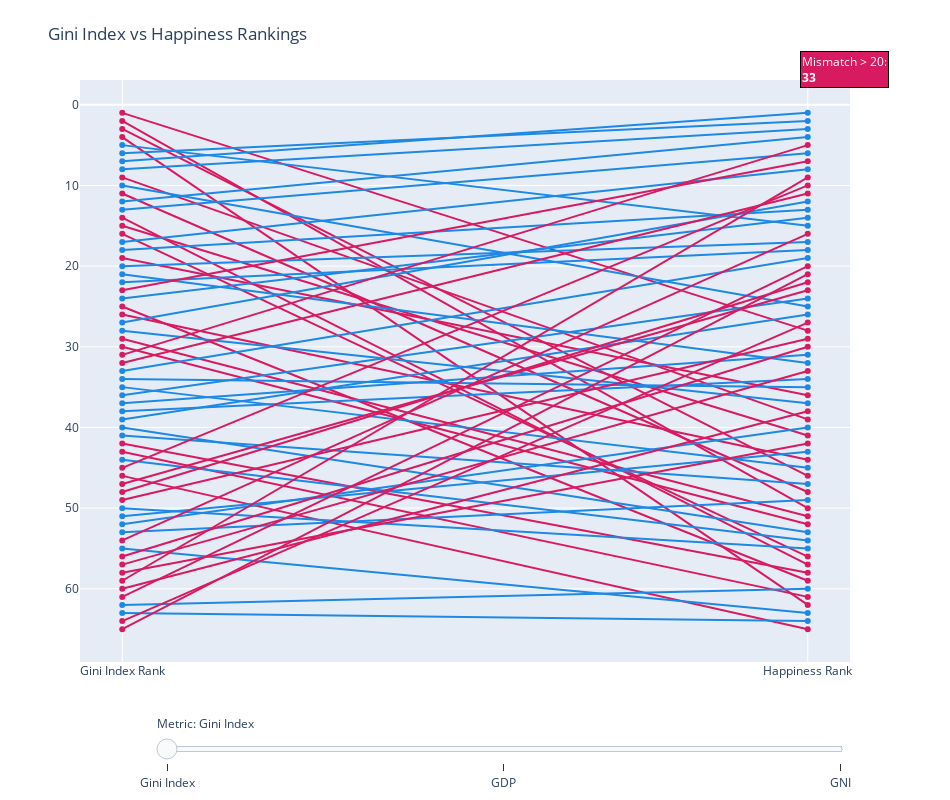

The code cell stored with this chart in its notebook:
### Code cell
import pandas as pd
import plotly.graph_objects as go

df = pd.read_csv('final.csv')
df['Country'] = df['Country'].str.strip()

def prepare_rankings(df, metric_col, ascending_rank):
    df_filtered = df.dropna(subset=[metric_col, 'Happiness']).copy()
    df_filtered = df_filtered.sort_values(by=[metric_col, 'Country'], ascending=[ascending_rank, True])
    df_filtered[f'{metric_col} Rank'] = df_filtered[metric_col].rank(method='first', ascending=ascending_rank).astype(int)
    df_filtered['Happiness Rank'] = df_filtered['Happiness'].rank(method='min', ascending=False).astype(int)
    df_filtered['Mismatch'] = (df_filtered[f'{metric_col} Rank'] - df_filtered['Happiness Rank']).abs()
    return df_filtered

def create_slope_traces(df_metric, metric_col, display_name, mismatch_threshold):
    traces = []
    for _, row in df_metric.iterrows():
        color = '#1E88E5' if row['Mismatch'] <= mismatch_threshold else '#D81B60'
        hovertext = (
            f"{row['Country']}<br>"
            f"{display_name} Rank: {row[f'{metric_col} Rank']}<br>"
            f"Happiness Rank: {row['Happiness Rank']}<br>"
            f"Mismatch: {row['Mismatch']}"
        )
        traces.append(go.Scatter(
            x=[f'{display_name} Rank', 'Happiness Rank'],
            y=[row[f'{metric_col} Rank'], row['Happiness Rank']],
            mode='lines+markers',
            line=dict(color=color, width=2),
            name=row['Country'],
            hoverinfo='text',
            hovertext=hovertext
        ))
    return traces

df_gini = prepare_rankings(df, 'Gini_index', ascending_rank=True)
df_gdp = prepare_rankings(df, 'GDP_current_usd', ascending_rank=False)
df_gni = prepare_rankings(df, 'GNI_current_usd', ascending_rank=False)

red_gini = (df_gini['Mismatch'] > 15).sum()
red_gdp = (df_gdp['Mismatch'] > 30).sum()
red_gni = (df_gni['Mismatch'] > 30).sum()

traces_gini = create_slope_traces(df_gini, 'Gini_index', 'Gini Index', mismatch_threshold=15)
traces_gdp = create_slope_traces(df_gdp, 'GDP_current_usd', 'GDP', mismatch_threshold=30)
traces_gni = create_slope_traces(df_gni, 'GNI_current_usd', 'GNI', mismatch_threshold=30)

fig = go.Figure(data=traces_gini)
for trace in traces_gdp + traces_gni:
    trace.visible = False
    fig.add_trace(trace)

steps = []
total_traces = len(traces_gini) + len(traces_gdp) + len(traces_gni)
start_idx = 0
metrics = [
    ('Gini Index', traces_gini, 20, red_gini),
    ('GDP', traces_gdp, 30, red_gdp),
    ('GNI', traces_gni, 30, red_gni)
]

for metric_name, traces_metric, threshold, red_count in metrics:
    visible = [False] * total_traces
    for i in range(len(traces_metric)):
        visible[start_idx + i] = True
    step = dict(
        method='update',
        label=metric_name,
        args=[
            {'visible': visible},
            {'title': f'{metric_name} vs Happiness Rankings',
             'xaxis': {'title': '', 'tickvals': [f'{metric_name} Rank', 'Happiness Rank']},
             'yaxis': {'title': 'Rank (1 = Best)', 'autorange': 'reversed'},
             'annotations': [dict(
                 x=1.05,
                 y=1.05,
                 xref='paper',
                 yref='paper',
                 showarrow=False,
                 align='left',
                 bgcolor='#D81B60',
                 font=dict(color='white', size=12),
                 text=f'Mismatch > {threshold}:<br><b>{red_count}</b>',
                 bordercolor='black',
                 borderwidth=1
             )]
            }
        ]
    )
    steps.append(step)
    start_idx += len(traces_metric)

fig.update_layout(
    sliders=[dict(
        active=0,
        currentvalue={"prefix": "Metric: "},
        pad={"t": 50},
        steps=steps,
        len=0.9,
        x=0.1,
        xanchor='left'
    )],
    yaxis=dict(autorange='reversed'),
    showlegend=False,
    height=800,
    width=950,
    margin=dict(t=80, b=80, l=80, r=100),
    title='Gini Index vs Happiness Rankings',
    xaxis={'title': '', 'tickvals': ['Gini Index Rank', 'Happiness Rank']},
    annotations=[dict(
        x=1.05,
        y=1.05,
        xref='paper',
        yref='paper',
        showarrow=False,
        align='left',
        bgcolor='#D81B60',
        font=dict(color='white', size=12),
        text=f'Mismatch > 20:<br><b>{red_gini}</b>',
        bordercolor='black',
        borderwidth=1
    )]
)

fig.show()
